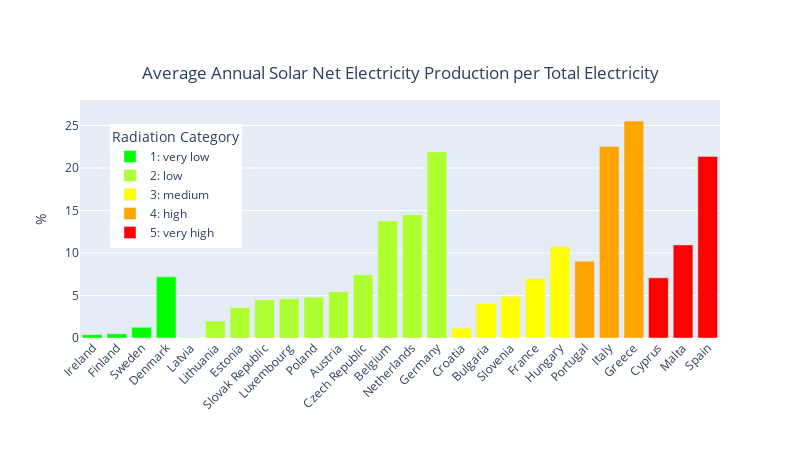

Here is the notebook cell this chart was saved with:
### Code cell
fig = px.bar(df_countries.sort_values(['solar_class', 'solar_share_in_total_electricity_[%]']), x='country_name', y='solar_share_in_total_electricity_[%]',
             color='solar_class',
             color_discrete_map=color_dict,
             labels={'solar_class': 'Radiation Category', 'country_code': "Country Code", 'solar_share_in_total_electricity_[%]': 'Share in Total Electricity'},
             title='Average Annual Solar Net Electricity Production per Total Electricity')

fig.update_yaxes(range=[0, 28], title="%")
fig.update_xaxes(title_text="")
fig.update_layout(height=450, width=800, showlegend=True,
                  title={'y': 0.85, 'x': 0.5, 'xanchor': 'center', 'yanchor': 'top'},
                  legend={'y': 0.9, 'x': 0.15, 'xanchor': 'center', 'yanchor': 'top'})
fig.update_xaxes(tickangle=-45)

fig.show()

### Figure 1 — Plotly figure (JSON) as saved in the notebook; plotly's stock layout.template omitted (floating-point values rounded to 4 significant figures)
{"data": [{"alignmentgroup": "True", "hovertemplate": "Radiation Category=1: very low<br>country_name=%{x}<br>Share in Total Electricity=%{y}<extra></extra>", "legendgroup": "1: very low", "marker": {"color": "#00FF00", "pattern": {"shape": ""}}, "name": "1: very low", "offsetgroup": "1: very low", "orientation": "v", "showlegend": true, "textposition": "auto", "type": "bar", "x": ["Ireland", "Finland", "Sweden", "Denmark"], "xaxis": "x", "y": [0.3961, 0.4976, 1.262, 7.193], "yaxis": "y"}, {"alignmentgroup": "True", "hovertemplate": "Radiation Category=2: low<br>country_name=%{x}<br>Share in Total Electricity=%{y}<extra></extra>", "legendgroup": "2: low", "marker": {"color": "#ADFF2F", "pattern": {"shape": ""}}, "name": "2: low", "offsetgroup": "2: low", "orientation": "v", "showlegend": true, "textposition": "auto", "type": "bar", "x": ["Latvia", "Lithuania", "Estonia", "Slovak Republic", "Luxembourg", "Poland", "Austria", "Czech Republic", "Belgium", "Netherlands", "Germany"], "xaxis": "x", "y": [0.06456, 1.997, 3.574, 4.476, 4.626, 4.802, 5.441, 7.451, 13.78, 14.5, 21.9], "yaxis": "y"}, {"alignmentgroup": "True", "hovertemplate": "Radiation Category=3: medium<br>country_name=%{x}<br>Share in Total Electricity=%{y}<extra></extra>", "legendgroup": "3: medium", "marker": {"color": "#FFFF00", "pattern": {"shape": ""}}, "name": "3: medium", "offsetgroup": "3: medium", "orientation": "v", "showlegend": true, "textposition": "auto", "type": "bar", "x": ["Croatia", "Bulgaria", "Slovenia", "France", "Hungary"], "xaxis": "x", "y": [1.151, 4.069, 4.906, 7.01, 10.73], "yaxis": "y"}, {"alignmentgroup": "True", "hovertemplate": "Radiation Category=4: high<br>country_name=%{x}<br>Share in Total Electricity=%{y}<extra></extra>", "legendgroup": "4: high", "marker": {"color": "#FFA500", "pattern": {"shape": ""}}, "name": "4: high", "offsetgroup": "4: high", "orientation": "v", "showlegend": true, "textposition": "auto", "type": "bar", "x": ["Portugal", "Italy", "Greece"], "xaxis": "x", "y": [9.03, 22.54, 25.52], "yaxis": "y"}, {"alignmentgroup": "True", "hovertemplate": "Radiation Category=5: very high<br>country_name=%{x}<br>Share in Total Electricity=%{y}<extra></extra>", "legendgroup": "5: very high", "marker": {"color": "#FF0000", "pattern": {"shape": ""}}, "name": "5: very high", "offsetgroup": "5: very high", "orientation": "v", "showlegend": true, "textposition": "auto", "type": "bar", "x": ["Cyprus", "Malta", "Spain"], "xaxis": "x", "y": [7.078, 10.95, 21.37], "yaxis": "y"}], "layout": {"barmode": "relative", "height": 450, "legend": {"title": {"text": "Radiation Category"}, "tracegroupgap": 0, "x": 0.15, "xanchor": "center", "y": 0.9, "yanchor": "top"}, "showlegend": true, "title": {"text": "Average Annual Solar Net Electricity Production per Total Electricity", "x": 0.5, "xanchor": "center", "y": 0.85, "yanchor": "top"}, "width": 800, "xaxis": {"anchor": "y", "domain": [0, 1], "tickangle": -45, "title": {"text": ""}}, "yaxis": {"anchor": "x", "domain": [0, 1], "range": [0, 28], "title": {"text": "%"}}}}
